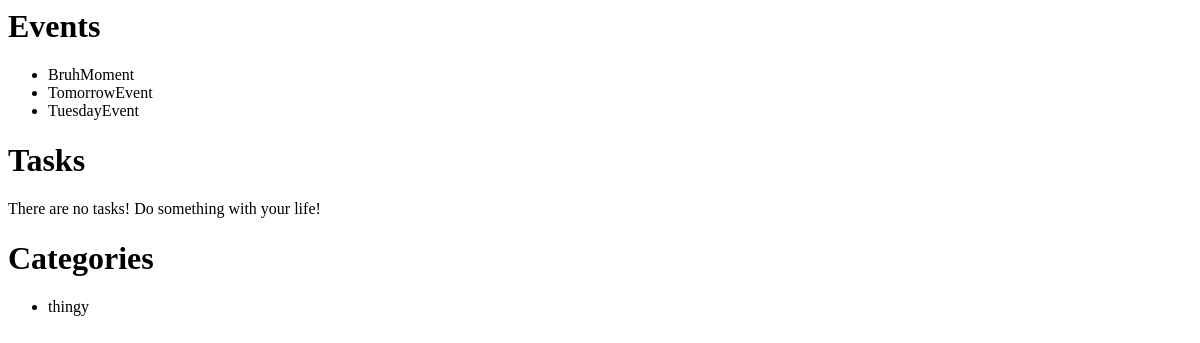
/cal/, run on an earlier commit of the app's database.
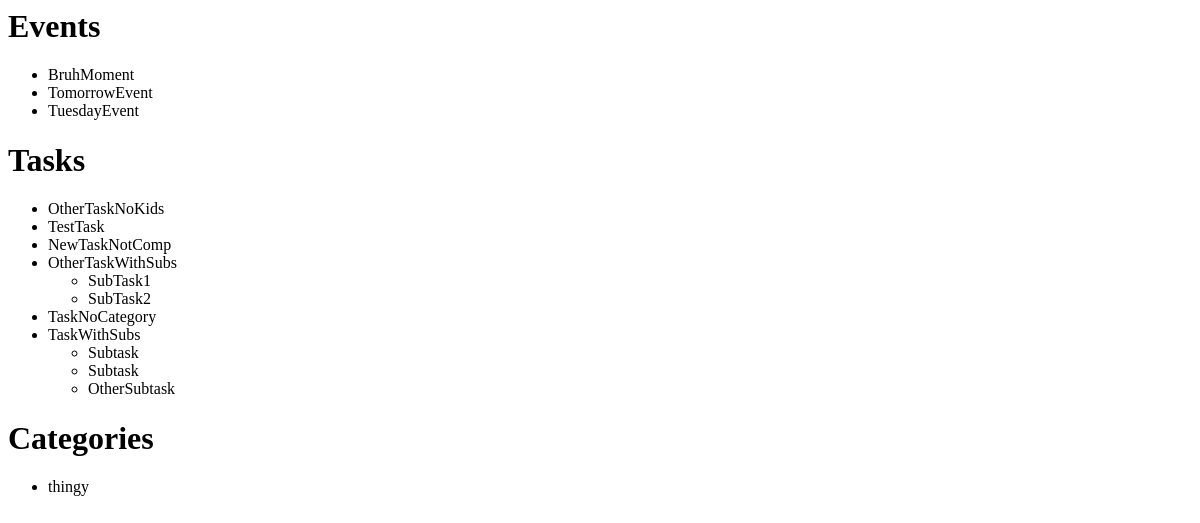
And on a later commit of the database.
### calapp/models.py (models this page shows)
class Event(models.Model):
    user = models.ForeignKey(
        settings.AUTH_USER_MODEL,
        on_delete=models.CASCADE,
    )
    event_name = models.CharField(max_length=300)
    parent_task = models.ForeignKey(Task, on_delete=models.CASCADE, null=True, blank=True)
    category = models.ForeignKey(Category, on_delete=models.CASCADE, null=True, blank=True)
    start_time = models.DateTimeField()
    duration = models.DurationField()

class Category(models.Model):
    user = models.ForeignKey(
        settings.AUTH_USER_MODEL,
        on_delete=models.CASCADE,
    )
    category_name = models.CharField(max_length=300)
    parent_category = models.ForeignKey("self", on_delete=models.CASCADE, null=True, blank=True)
    color_hex = models.CharField(max_length=6)

class Task(models.Model):
    user = models.ForeignKey(
        settings.AUTH_USER_MODEL,
        on_delete=models.CASCADE,
    )
    task_name = models.CharField(max_length=300)
    deadline = models.DateTimeField()
    PRIORITY_CHOICES = (
        ("HIGH_PRI", "High"),
        ("MED_PRI", "Medium"),
        ("LOW_PRI", "Low"),
    )
    priority = models.CharField(max_length=15, choices=PRIORITY_CHOICES, default="MED_PRI")
    category = models.ForeignKey(Category, on_delete=models.CASCADE, null=True, blank=True)
    completed = models.BooleanField()

class Subtask(models.Model):
    user = models.ForeignKey(
        settings.AUTH_USER_MODEL,
        on_delete=models.CASCADE,
    )
    subtask_name = models.CharField(max_length=300)
    parent_task = models.ForeignKey(Task, on_delete=models.CASCADE)
    completed = models.BooleanField()

### calapp/views.py (the view)
# urls.py: path('', views.index, name='index'),
def index(request):
    all_events = Event.objects.order_by("event_name")
    tasks = Task.objects.order_by("deadline")
    subtasks = Subtask.objects.all
    categories = Category.objects.all
    template = loader.get_template("calapp/index.html")
    context = {
        "all_events": all_events,
        "tasks": tasks,
        "subtasks": subtasks,
        "categories": categories,
    }
    return HttpResponse(template.render(context, request))

### calapp/templates/calapp/index.html (shortened to what this page needs)
<html>
<head>
</head>
<body>
<h1>Events</h1>
{% if all_events %}
    <ul>
    {% for event in all_events %}
        <li>{{ event.event_name }}</li>
    {% endfor %}
    </ul>
{% else %}
    <p>There are no events! Do something with your life!</p>
{% endif %}
<h1>Tasks</h1>
{% if tasks %}
    <ul>
    {% for task in tasks %}
        <li>{{ task.task_name }}</li>
        {% if task.subtask_set %}
            <ul>
            {% for subtask in task.subtask_set.all %}
                <li>{{ subtask.subtask_name }}</li>
            {% endfor %}
            </ul>
        {% endif %}
    {% endfor %}
    </ul>
{% else %}
    <p>There are no tasks! Do something with your life!</p>
{% endif %}
<h1>Categories</h1>
{% if categories %}
    <ul>
    {% for category in categories %}
        <li>{{ category.category_name }}</li>
    {% endfor %}
    </ul>
{% else %}
    <p>There are no categories! Do something with your life!</p>
{% endif %}
</body>
</html>

What changed in the data, as far as the page shows it:
added Task: task_name "OtherTaskNoKids"
added Task: task_name "TestTask"
added Task: task_name "NewTaskNotComp"
added Task: task_name "OtherTaskWithSubs"
added Subtask: subtask_name "SubTask1", shown under "OtherTaskWithSubs"
added Subtask: subtask_name "SubTask2", shown under "OtherTaskWithSubs"
added Task: task_name "TaskNoCategory"
added Task: task_name "TaskWithSubs"
added Subtask: subtask_name "Subtask", shown under "TaskWithSubs"
added Subtask: subtask_name "Subtask", shown under "TaskWithSubs"
added Subtask: subtask_name "OtherSubtask", shown under "TaskWithSubs"
Also different on the page:
text no longer shown: "There are no tasks! Do something with your life!"
